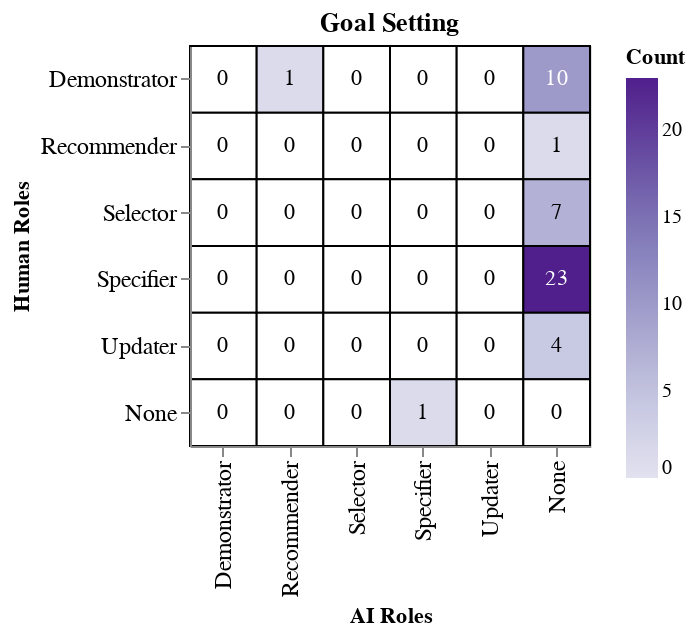
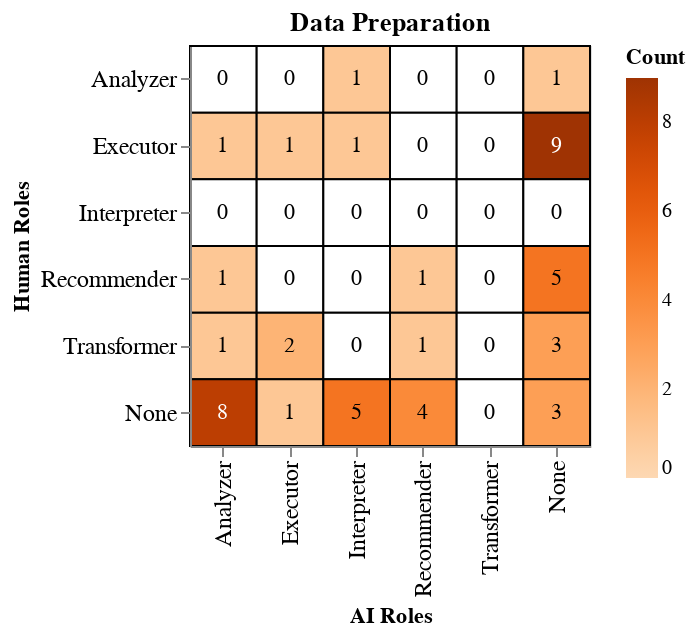
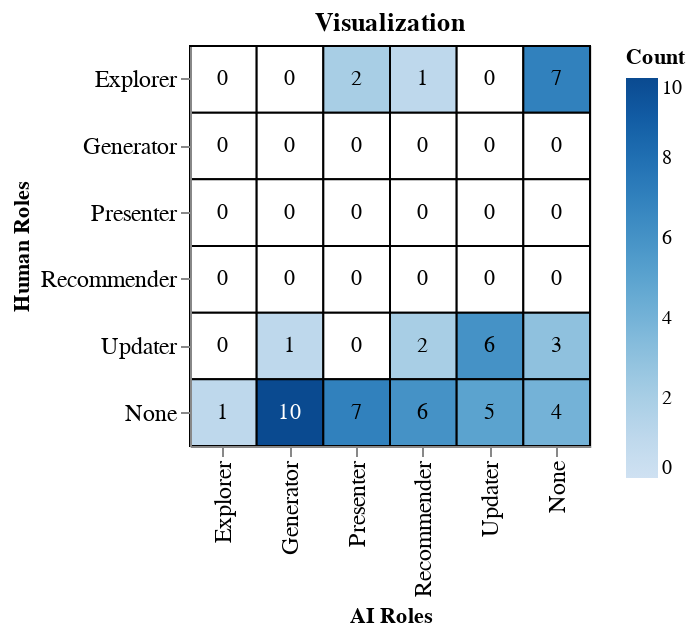
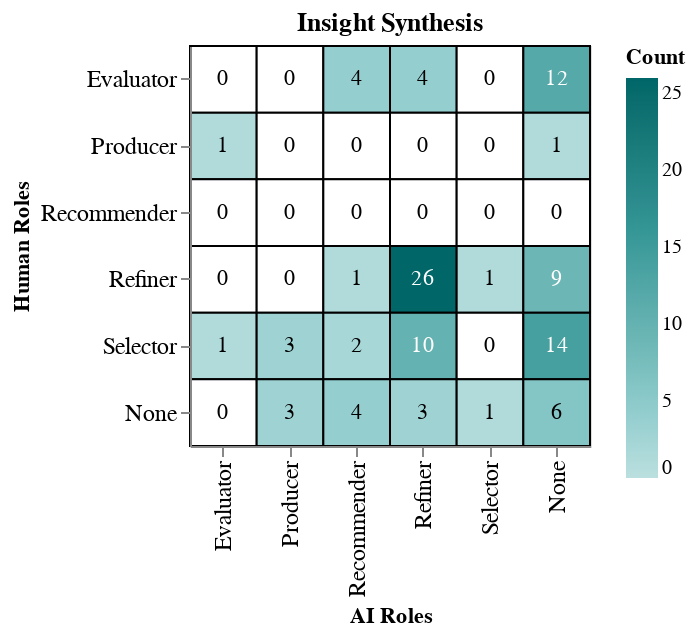

The notebook cell these images were saved under, in order:
### Code cell
# Goal Setting 阶段
mapping_rules_goal = {
    "Specifier": [
        "Set", "Provide", "Specify", "Define", "Identify", "Decide", "Confirm", "Propose", "Submit","Ask", "Request", "Inquire", "Speak", "Write", "Input", "Query", "Issue", "Answer", "Send", "Clarify", "Talk"
    ],
    "Demonstrator": [
        "Demonstrate", "Draft", "Create", "Sketch", "Describe", "Show",
        "Explore", "Discuss", "Manipulate", "Interact", "Perform", "Browse", "Continue", "View"
    ],
    "Selector": [
        "Select", "Sample", "Rank", "Apply", "Insert", "Choose", "Curate"
    ],
    "Recommender": [
        "Recommend", "Suggest", "Ideate", "Steer", "Guide", "Support"
    ],
    "Updater": [
        "Load", "Upload", "Execute", "Run", "Plan", "Transform", "Compile", "Parse", "Slice", 
        "Decompose", "Build", "Sync", "Update", "Revise", "Retrain", "Recompute", "Adapt", 
        "Refine", "Adjust", "Modify", "Edit", "Filter", "Merge", "Split", "Improve", "Learn",
        "Validate", "Correct", "Reorganize"
    ]
}
goal_matrix, goal_chart, detail_goal = build_collab_matrix(nodes_df, "goal setting", 
                                                           mapping_rules_goal, "Goal Setting", "purples")
goal_chart.show()
goal_chart.save("goal_chart.svg")

mapping_rules_dataprep_final = {
    "Interpreter": [
        "Parse", "Slice", "Extract", "Detect", "Compile", "Interpret", "Monitor", "Map", "Retrieve"
    ],
    "Transformer": [
        "Configure", "Apply", "Specify", "Correct", "Edit", "Modify"
    ],
    "Executor": [
        "Run", "Build", "Plan", "Update", "Decompose", "Initialize", "Upload", "Provide"
    ],
    "Analyzer": [
        "Compute", "Infer", "Analyze", "Generate", "Discover", "Classify", "Synthesize",
        "Create", "Sketch", "Rank"
    ],
    "Recommender": [
        "Recommend", "Suggest", "Present", "Approve", "Confirm", "Answer",
        "Clarify", "Show", "Explain", "Verify", "Send", "Refine", "Curate"
    ]
}
# Data Preparation 阶段
dataprep_matrix, data_chart, detail_data = build_collab_matrix(nodes_df, "data preparation", mapping_rules_dataprep_final, "Data Preparation", "oranges")
data_chart.show()
data_chart.save("data_chart.svg")


mapping_rules_vis = {
    "Generator": ["Generate", "Render", "Visualize", "Embed", "Interpolate", "Summarize"],
    "Presenter": ["Show", "Present", "Display", "Respond"],
    "Explorer": ["Explore", "Hover", "Browse", "Inspect", "View", "Perform", "Execute"],
    "Recommender": ["Recommend", "Suggest", "Guide"],
    "Updater": [
        "Update", "Adjust", "Modify", "Configure", "Apply", "Edit", "Insert",
        "Refine", "Remap", "Group", "Confirm", "Infer", "Validate", "Collaborate",
        "Analyze", "Write", "Provide"
    ]
}

vis_matrix, vis_chart, detail_vis = build_collab_matrix(nodes_df, "visualization", mapping_rules_vis, "Visualization", "blues")
vis_chart.show()
vis_chart.save("vis_chart.svg")

mapping_rules_insight = {
    "Producer": [
        "Generate", "Present", "Produce", "Deliver", "Summarize",
        "Export", "Output", "Report", "Text", "Record", "Organize",
        "Construct", "Display"
    ],
    "Evaluator": [
        "Accept", "Reject", "Verify", "Evaluate", "Interpret", "Inspect",
        "Identify", "Review", "Validate", "Decide", "Confirm"
    ],
    "Refiner": [
        "Refine", "Revise", "Adjust", "Modify", "Correct", "Improve",
        "Update", "Reorganize", "Recompute", "Adapt", "Sync", "Paraphrase",
        "Edit", "Change", "Highlight", "Re-rank", "Remove", "Respond"
    ],
    "Recommender": [
        "Recommend", "Suggest", "Infer", "Support", "Explain", "Propose",
        "Guide", "Annotate"
    ],
    "Selector": [
        "Select", "Provide", "Ask", "Give", "Apply", "Choose", "Query",
        "Continue", "Commit", "Save", "Filter", "Curate", "Merge", "Split",
        "Browse", "Integrate"
    ]
}
insight_matrix, insight_chart, detail_insight = build_collab_matrix(nodes_df, "insight synthesis", mapping_rules_insight, "Insight Synthesis","teals")
insight_chart.show()
insight_chart.save("insight_chart.svg")

### Figure 1 — Vega-Lite specification as saved in the notebook (floating-point values rounded to 4 significant figures)
{"config": {"view": {"continuousWidth": 300, "continuousHeight": 300}}, "layer": [{"mark": {"type": "rect", "stroke": "black", "strokeWidth": 1}, "encoding": {"color": {"condition": {"test": "datum.count == 0", "value": "white"}, "field": "count", "legend": {"title": "Count"}, "scale": {"scheme": "purples"}, "type": "quantitative"}, "tooltip": [{"field": "Human Role", "title": "Human", "type": "nominal"}, {"field": "AI Role", "title": "AI", "type": "nominal"}, {"field": "count", "title": "Count", "type": "quantitative"}, {"field": "num_papers", "title": "#Papers", "type": "quantitative"}, {"field": "papers", "title": "Papers", "type": "nominal"}], "x": {"axis": {"labelFontSize": 12, "title": "AI Roles"}, "field": "AI Role", "sort": ["Demonstrator", "Recommender", "Selector", "Specifier", "Updater", "None"], "type": "ordinal"}, "y": {"axis": {"labelFontSize": 12, "title": "Human Roles"}, "field": "Human Role", "sort": ["Demonstrator", "Recommender", "Selector", "Specifier", "Updater", "None"], "type": "ordinal"}}}, {"mark": {"type": "text", "baseline": "middle"}, "encoding": {"color": {"condition": {"test": "datum.count > 7", "value": "white"}, "value": "black"}, "text": {"field": "count", "format": "d", "type": "quantitative"}, "x": {"axis": {"labelFontSize": 12, "title": "AI Roles"}, "field": "AI Role", "sort": ["Demonstrator", "Recommender", "Selector", "Specifier", "Updater", "None"], "type": "ordinal"}, "y": {"axis": {"labelFontSize": 12, "title": "Human Roles"}, "field": "Human Role", "sort": ["Demonstrator", "Recommender", "Selector", "Specifier", "Updater", "None"], "type": "ordinal"}}}], "data": {"name": "data-b338c77f68121bedf8ac8fdf13ec844a"}, "height": 200, "title": "Goal Setting", "width": 200, "$schema": "https://vega.github.io/schema/vega-lite/v5.20.1.json", "datasets": {"data-b338c77f68121bedf8ac8fdf13ec844a": [{"Human Role": "Demonstrator", "AI Role": "Demonstrator", "count": 0, "papers": "", "num_papers": 0}, {"Human Role": "Recommender", "AI Role": "Demonstrator", "count": 0, "papers": "", "num_papers": 0}, {"Human Role": "Selector", "AI Role": "Demonstrator", "count": 0, "papers": "", "num_papers": 0}, {"Human Role": "Specifier", "AI Role": "Demonstrator", "count": 0, "papers": "", "num_papers": 0}, {"Human Role": "Updater", "AI Role": "Demonstrator", "count": 0, "papers": "", "num_papers": 0}, {"Human Role": "None", "AI Role": "Demonstrator", "count": 0, "papers": "", "num_papers": 0}, {"Human Role": "Demonstrator", "AI Role": "Recommender", "count": 1, "papers": "Pluto", "num_papers": 1}, {"Human Role": "Recommender", "AI Role": "Recommender", "count": 0, "papers": "", "num_papers": 0}, {"Human Role": "Selector", "AI Role": "Recommender", "count": 0, "papers": "", "num_papers": 0}, {"Human Role": "Specifier", "AI Role": "Recommender", "count": 0, "papers": "", "num_papers": 0}, {"Human Role": "Updater", "AI Role": "Recommender", "count": 0, "papers": "", "num_papers": 0}, {"Human Role": "None", "AI Role": "Recommender", "count": 0, "papers": "", "num_papers": 0}, {"Human Role": "Demonstrator", "AI Role": "Selector", "count": 0, "papers": "", "num_papers": 0}, {"Human Role": "Recommender", "AI Role": "Selector", "count": 0, "papers": "", "num_papers": 0}, {"Human Role": "Selector", "AI Role": "Selector", "count": 0, "papers": "", "num_papers": 0}, {"Human Role": "Specifier", "AI Role": "Selector", "count": 0, "papers": "", "num_papers": 0}, {"Human Role": "Updater", "AI Role": "Selector", "count": 0, "papers": "", "num_papers": 0}, {"Human Role": "None", "AI Role": "Selector", "count": 0, "papers": "", "num_papers": 0}, {"Human Role": "Demonstrator", "AI Role": "Specifier", "count": 0, "papers": "", "num_papers": 0}, {"Human Role": "Recommender", "AI Role": "Specifier", "count": 0, "papers": "", "num_papers": 0}, {"Human Role": "Selector", "AI Role": "Specifier", "count": 0, "papers": "", "num_papers": 0}, {"Human Role": "Specifier", "AI Role": "Specifier", "count": 0, "papers": "", "num_papers": 0}, {"Human Role": "Updater", "AI Role": "Specifier", "count": 0, "papers": "", "num_papers": 0}, {"Human Role": "None", "AI Role": "Specifier", "count": 1, "papers": "EXMOS: Explanatory Model Steering Through Multifaceted Explanations and Data Configurations", "num_papers": 1}, {"Human Role": "Demonstrator", "AI Role": "Updater", "count": 0, "papers": "", "num_papers": 0}, {"Human Role": "Recommender", "AI Role": "Updater", "count": 0, "papers": "", "num_papers": 0}, {"Human Role": "Selector", "AI Role": "Updater", "count": 0, "papers": "", "num_papers": 0}, {"Human Role": "Specifier", "AI Role": "Updater", "count": 0, "papers": "", "num_papers": 0}, {"Human Role": "Updater", "AI Role": "Updater", "count": 0, "papers": "", "num_papers": 0}, {"Human Role": "None", "AI Role": "Updater", "count": 0, "papers": "", "num_papers": 0}, {"Human Role": "Demonstrator", "AI Role": "None", "count": 10, "papers": "ArticulatePro; ChartSeer; Dango; Diverse Interaction Recommendation; Interweaving Multimodal Interaction; Lumos; Mixed-initiative VA; ONYX; ProactiveVA", "num_papers": 9}, {"Human Role": "Recommender", "AI Role": "None", "count": 1, "papers": "Exploratory Labeling Assistant", "num_papers": 1}, {"Human Role": "Selector", "AI Role": "None", "count": 7, "papers": "DataDive; HiLow (Capacity); LightVA; Podium; SpectrumVA; Voyager 2", "num_papers": 6}, {"Human Role": "Specifier", "AI Role": "None", "count": 23, "papers": "Angler; CrossData; DataTone: Managing Ambiguity in Natural Language Interfaces for Data Visualization; Divisi; FlowSense; Improving Steering & Verification; InsightLens; Interweaving Multimodal Interaction; Jupybara; Linking Text & Visualizations; MEDLEY; PK-clustering; STILE; Scholastic; Snowy; The Data Says Otherwise; Tisane; TopicRefiner; VisCARS; Visualization by Demonstration; VitaLITy; Voyager", "num_papers": 22}, {"Human Role": "Updater", "AI Role": "None", "count": 4, "papers": "Guided EVA (Visail); InsigHTable; MultiVision; RSVP for VPSA", "num_papers": 4}, {"Human Role": "None", "AI Role": "None", "count": 0, "papers": "", "num_papers": 0}]}}

### Figure 2 — Vega-Lite specification as saved in the notebook (floating-point values rounded to 4 significant figures)
{"config": {"view": {"continuousWidth": 300, "continuousHeight": 300}}, "layer": [{"mark": {"type": "rect", "stroke": "black", "strokeWidth": 1}, "encoding": {"color": {"condition": {"test": "datum.count == 0", "value": "white"}, "field": "count", "legend": {"title": "Count"}, "scale": {"scheme": "oranges"}, "type": "quantitative"}, "tooltip": [{"field": "Human Role", "title": "Human", "type": "nominal"}, {"field": "AI Role", "title": "AI", "type": "nominal"}, {"field": "count", "title": "Count", "type": "quantitative"}, {"field": "num_papers", "title": "#Papers", "type": "quantitative"}, {"field": "papers", "title": "Papers", "type": "nominal"}], "x": {"axis": {"labelFontSize": 12, "title": "AI Roles"}, "field": "AI Role", "sort": ["Analyzer", "Executor", "Interpreter", "Recommender", "Transformer", "None"], "type": "ordinal"}, "y": {"axis": {"labelFontSize": 12, "title": "Human Roles"}, "field": "Human Role", "sort": ["Analyzer", "Executor", "Interpreter", "Recommender", "Transformer", "None"], "type": "ordinal"}}}, {"mark": {"type": "text", "baseline": "middle"}, "encoding": {"color": {"condition": {"test": "datum.count > 7", "value": "white"}, "value": "black"}, "text": {"field": "count", "format": "d", "type": "quantitative"}, "x": {"axis": {"labelFontSize": 12, "title": "AI Roles"}, "field": "AI Role", "sort": ["Analyzer", "Executor", "Interpreter", "Recommender", "Transformer", "None"], "type": "ordinal"}, "y": {"axis": {"labelFontSize": 12, "title": "Human Roles"}, "field": "Human Role", "sort": ["Analyzer", "Executor", "Interpreter", "Recommender", "Transformer", "None"], "type": "ordinal"}}}], "data": {"name": "data-1f44429ec67f7e7672b543e92f1cbc42"}, "height": 200, "title": "Data Preparation", "width": 200, "$schema": "https://vega.github.io/schema/vega-lite/v5.20.1.json", "datasets": {"data-1f44429ec67f7e7672b543e92f1cbc42": [{"Human Role": "Analyzer", "AI Role": "Analyzer", "count": 0, "papers": "", "num_papers": 0}, {"Human Role": "Executor", "AI Role": "Analyzer", "count": 1, "papers": "Concept Induction", "num_papers": 1}, {"Human Role": "Interpreter", "AI Role": "Analyzer", "count": 0, "papers": "", "num_papers": 0}, {"Human Role": "Recommender", "AI Role": "Analyzer", "count": 1, "papers": "Dango", "num_papers": 1}, {"Human Role": "Transformer", "AI Role": "Analyzer", "count": 1, "papers": "Improving Steering & Verification", "num_papers": 1}, {"Human Role": "None", "AI Role": "Analyzer", "count": 8, "papers": "DataDive; Divisi; HiLow (Capacity); Interactive Learning for Tweets; Pluto; STILE; VitaLITy; Voyager 2", "num_papers": 8}, {"Human Role": "Analyzer", "AI Role": "Executor", "count": 0, "papers": "", "num_papers": 0}, {"Human Role": "Executor", "AI Role": "Executor", "count": 1, "papers": "Topic Model Optimization (SpecEx)", "num_papers": 1}, {"Human Role": "Interpreter", "AI Role": "Executor", "count": 0, "papers": "", "num_papers": 0}, {"Human Role": "Recommender", "AI Role": "Executor", "count": 0, "papers": "", "num_papers": 0}, {"Human Role": "Transformer", "AI Role": "Executor", "count": 2, "papers": "Improving Steering & Verification; Linking Text & Visualizations", "num_papers": 2}, {"Human Role": "None", "AI Role": "Executor", "count": 1, "papers": "Scholastic", "num_papers": 1}, {"Human Role": "Analyzer", "AI Role": "Interpreter", "count": 1, "papers": "InkSight", "num_papers": 1}, {"Human Role": "Executor", "AI Role": "Interpreter", "count": 1, "papers": "HiTailor", "num_papers": 1}, {"Human Role": "Interpreter", "AI Role": "Interpreter", "count": 0, "papers": "", "num_papers": 0}, {"Human Role": "Recommender", "AI Role": "Interpreter", "count": 0, "papers": "", "num_papers": 0}, {"Human Role": "Transformer", "AI Role": "Interpreter", "count": 0, "papers": "", "num_papers": 0}, {"Human Role": "None", "AI Role": "Interpreter", "count": 5, "papers": "CrossData; Interweaving Multimodal Interaction; Podium; ProactiveVA; TopicRefiner", "num_papers": 5}, {"Human Role": "Analyzer", "AI Role": "Recommender", "count": 0, "papers": "", "num_papers": 0}, {"Human Role": "Executor", "AI Role": "Recommender", "count": 0, "papers": "", "num_papers": 0}, {"Human Role": "Interpreter", "AI Role": "Recommender", "count": 0, "papers": "", "num_papers": 0}, {"Human Role": "Recommender", "AI Role": "Recommender", "count": 1, "papers": "Improving Steering & Verification", "num_papers": 1}, {"Human Role": "Transformer", "AI Role": "Recommender", "count": 1, "papers": "EXMOS: Explanatory Model Steering Through Multifaceted Explanations and Data Configurations", "num_papers": 1}, {"Human Role": "None", "AI Role": "Recommender", "count": 4, "papers": "Diverse Interaction Recommendation; MultiVision; RSVP for VPSA; SpectrumVA", "num_papers": 4}, {"Human Role": "Analyzer", "AI Role": "Transformer", "count": 0, "papers": "", "num_papers": 0}, {"Human Role": "Executor", "AI Role": "Transformer", "count": 0, "papers": "", "num_papers": 0}, {"Human Role": "Interpreter", "AI Role": "Transformer", "count": 0, "papers": "", "num_papers": 0}, {"Human Role": "Recommender", "AI Role": "Transformer", "count": 0, "papers": "", "num_papers": 0}, {"Human Role": "Transformer", "AI Role": "Transformer", "count": 0, "papers": "", "num_papers": 0}, {"Human Role": "None", "AI Role": "Transformer", "count": 0, "papers": "", "num_papers": 0}, {"Human Role": "Analyzer", "AI Role": "None", "count": 1, "papers": "InkSight", "num_papers": 1}, {"Human Role": "Executor", "AI Role": "None", "count": 9, "papers": "CoInsight; ConceptEVA; Erato; Geono-Cluster; GistVis; Managing Messes; Socrates; TimeFork; Tisane", "num_papers": 9}, {"Human Role": "Interpreter", "AI Role": "None", "count": 0, "papers": "", "num_papers": 0}, {"Human Role": "Recommender", "AI Role": "None", "count": 5, "papers": "Angler; EXMOS: Explanatory Model Steering Through Multifaceted Explanations and Data Configurations; FlowSense; LightVA; ONYX", "num_papers": 5}, {"Human Role": "Transformer", "AI Role": "None", "count": 3, "papers": "Exploratory Labeling Assistant; HiTailor; Jupybara", "num_papers": 3}, {"Human Role": "None", "AI Role": "None", "count": 3, "papers": "LEVA; PK-clustering; VisCARS", "num_papers": 3}]}}

### Figure 3 — Vega-Lite specification as saved in the notebook (floating-point values rounded to 4 significant figures)
{"config": {"view": {"continuousWidth": 300, "continuousHeight": 300}}, "layer": [{"mark": {"type": "rect", "stroke": "black", "strokeWidth": 1}, "encoding": {"color": {"condition": {"test": "datum.count == 0", "value": "white"}, "field": "count", "legend": {"title": "Count"}, "scale": {"scheme": "blues"}, "type": "quantitative"}, "tooltip": [{"field": "Human Role", "title": "Human", "type": "nominal"}, {"field": "AI Role", "title": "AI", "type": "nominal"}, {"field": "count", "title": "Count", "type": "quantitative"}, {"field": "num_papers", "title": "#Papers", "type": "quantitative"}, {"field": "papers", "title": "Papers", "type": "nominal"}], "x": {"axis": {"labelFontSize": 12, "title": "AI Roles"}, "field": "AI Role", "sort": ["Explorer", "Generator", "Presenter", "Recommender", "Updater", "None"], "type": "ordinal"}, "y": {"axis": {"labelFontSize": 12, "title": "Human Roles"}, "field": "Human Role", "sort": ["Explorer", "Generator", "Presenter", "Recommender", "Updater", "None"], "type": "ordinal"}}}, {"mark": {"type": "text", "baseline": "middle"}, "encoding": {"color": {"condition": {"test": "datum.count > 7", "value": "white"}, "value": "black"}, "text": {"field": "count", "format": "d", "type": "quantitative"}, "x": {"axis": {"labelFontSize": 12, "title": "AI Roles"}, "field": "AI Role", "sort": ["Explorer", "Generator", "Presenter", "Recommender", "Updater", "None"], "type": "ordinal"}, "y": {"axis": {"labelFontSize": 12, "title": "Human Roles"}, "field": "Human Role", "sort": ["Explorer", "Generator", "Presenter", "Recommender", "Updater", "None"], "type": "ordinal"}}}], "data": {"name": "data-4d591be303d5b690c61032f60fc38b71"}, "height": 200, "title": "Visualization", "width": 200, "$schema": "https://vega.github.io/schema/vega-lite/v5.20.1.json", "datasets": {"data-4d591be303d5b690c61032f60fc38b71": [{"Human Role": "Explorer", "AI Role": "Explorer", "count": 0, "papers": "", "num_papers": 0}, {"Human Role": "Generator", "AI Role": "Explorer", "count": 0, "papers": "", "num_papers": 0}, {"Human Role": "Presenter", "AI Role": "Explorer", "count": 0, "papers": "", "num_papers": 0}, {"Human Role": "Recommender", "AI Role": "Explorer", "count": 0, "papers": "", "num_papers": 0}, {"Human Role": "Updater", "AI Role": "Explorer", "count": 0, "papers": "", "num_papers": 0}, {"Human Role": "None", "AI Role": "Explorer", "count": 1, "papers": "Scholastic", "num_papers": 1}, {"Human Role": "Explorer", "AI Role": "Generator", "count": 0, "papers": "", "num_papers": 0}, {"Human Role": "Generator", "AI Role": "Generator", "count": 0, "papers": "", "num_papers": 0}, {"Human Role": "Presenter", "AI Role": "Generator", "count": 0, "papers": "", "num_papers": 0}, {"Human Role": "Recommender", "AI Role": "Generator", "count": 0, "papers": "", "num_papers": 0}, {"Human Role": "Updater", "AI Role": "Generator", "count": 1, "papers": "HiTailor", "num_papers": 1}, {"Human Role": "None", "AI Role": "Generator", "count": 10, "papers": "Angler; ChartSeer; Concept Induction; ConceptEVA; Erato; Jupybara; LightVA; RSVP for VPSA; Socrates; Voyager 2", "num_papers": 10}, {"Human Role": "Explorer", "AI Role": "Presenter", "count": 2, "papers": "DimLift; GistVis", "num_papers": 2}, {"Human Role": "Generator", "AI Role": "Presenter", "count": 0, "papers": "", "num_papers": 0}, {"Human Role": "Presenter", "AI Role": "Presenter", "count": 0, "papers": "", "num_papers": 0}, {"Human Role": "Recommender", "AI Role": "Presenter", "count": 0, "papers": "", "num_papers": 0}, {"Human Role": "Updater", "AI Role": "Presenter", "count": 0, "papers": "", "num_papers": 0}, {"Human Role": "None", "AI Role": "Presenter", "count": 7, "papers": "ArticulatePro; Divisi; PK-clustering; Semantic Concept Spaces; Snowy; The Data Says Otherwise; Topic Model Optimization (SpecEx)", "num_papers": 7}, {"Human Role": "Explorer", "AI Role": "Recommender", "count": 1, "papers": "Voyager", "num_papers": 1}, {"Human Role": "Generator", "AI Role": "Recommender", "count": 0, "papers": "", "num_papers": 0}, {"Human Role": "Presenter", "AI Role": "Recommender", "count": 0, "papers": "", "num_papers": 0}, {"Human Role": "Recommender", "AI Role": "Recommender", "count": 0, "papers": "", "num_papers": 0}, {"Human Role": "Updater", "AI Role": "Recommender", "count": 2, "papers": "Pluto; TopicRefiner", "num_papers": 2}, {"Human Role": "None", "AI Role": "Recommender", "count": 6, "papers": "ChartSeer; Co-Adaptive Topic Refinement; Geono-Cluster; HiTailor; Visualization by Demonstration; VitaLITy", "num_papers": 6}, {"Human Role": "Explorer", "AI Role": "Updater", "count": 0, "papers": "", "num_papers": 0}, {"Human Role": "Generator", "AI Role": "Updater", "count": 0, "papers": "", "num_papers": 0}, {"Human Role": "Presenter", "AI Role": "Updater", "count": 0, "papers": "", "num_papers": 0}, {"Human Role": "Recommender", "AI Role": "Updater", "count": 0, "papers": "", "num_papers": 0}, {"Human Role": "Updater", "AI Role": "Updater", "count": 6, "papers": "CrossData; Linking Text & Visualizations; MEDLEY; MultiVision; SpectrumVA; TopicRefiner", "num_papers": 6}, {"Human Role": "None", "AI Role": "Updater", "count": 5, "papers": "ChartInsighter; EXMOS: Explanatory Model Steering Through Multifaceted Explanations and Data Configurations; Integrated Dual Analysis; Interweaving Multimodal Interaction; VisualWikiCurator", "num_papers": 5}, {"Human Role": "Explorer", "AI Role": "None", "count": 7, "papers": "Diverse Interaction Recommendation; Guided EVA (Visail); HiLow (Capacity); Integrated Dual Analysis; LEVA; STILE", "num_papers": 6}, {"Human Role": "Generator", "AI Role": "None", "count": 0, "papers": "", "num_papers": 0}, {"Human Role": "Presenter", "AI Role": "None", "count": 0, "papers": "", "num_papers": 0}, {"Human Role": "Recommender", "AI Role": "None", "count": 0, "papers": "", "num_papers": 0}, {"Human Role": "Updater", "AI Role": "None", "count": 3, "papers": "MultiVision; ONYX; VisCARS", "num_papers": 3}, {"Human Role": "None", "AI Role": "None", "count": 4, "papers": "DataDive; Exploratory Labeling Assistant; HiTailor; TimeFork", "num_papers": 4}]}}

### Figure 4 — Vega-Lite specification as saved in the notebook (floating-point values rounded to 4 significant figures)
{"config": {"view": {"continuousWidth": 300, "continuousHeight": 300}}, "layer": [{"mark": {"type": "rect", "stroke": "black", "strokeWidth": 1}, "encoding": {"color": {"condition": {"test": "datum.count == 0", "value": "white"}, "field": "count", "legend": {"title": "Count"}, "scale": {"scheme": "teals"}, "type": "quantitative"}, "tooltip": [{"field": "Human Role", "title": "Human", "type": "nominal"}, {"field": "AI Role", "title": "AI", "type": "nominal"}, {"field": "count", "title": "Count", "type": "quantitative"}, {"field": "num_papers", "title": "#Papers", "type": "quantitative"}, {"field": "papers", "title": "Papers", "type": "nominal"}], "x": {"axis": {"labelFontSize": 12, "title": "AI Roles"}, "field": "AI Role", "sort": ["Evaluator", "Producer", "Recommender", "Refiner", "Selector", "None"], "type": "ordinal"}, "y": {"axis": {"labelFontSize": 12, "title": "Human Roles"}, "field": "Human Role", "sort": ["Evaluator", "Producer", "Recommender", "Refiner", "Selector", "None"], "type": "ordinal"}}}, {"mark": {"type": "text", "baseline": "middle"}, "encoding": {"color": {"condition": {"test": "datum.count > 7", "value": "white"}, "value": "black"}, "text": {"field": "count", "format": "d", "type": "quantitative"}, "x": {"axis": {"labelFontSize": 12, "title": "AI Roles"}, "field": "AI Role", "sort": ["Evaluator", "Producer", "Recommender", "Refiner", "Selector", "None"], "type": "ordinal"}, "y": {"axis": {"labelFontSize": 12, "title": "Human Roles"}, "field": "Human Role", "sort": ["Evaluator", "Producer", "Recommender", "Refiner", "Selector", "None"], "type": "ordinal"}}}], "data": {"name": "data-4ad9f4185d7059c026ba9efaefe89f4d"}, "height": 200, "title": "Insight Synthesis", "width": 200, "$schema": "https://vega.github.io/schema/vega-lite/v5.20.1.json", "datasets": {"data-4ad9f4185d7059c026ba9efaefe89f4d": [{"Human Role": "Evaluator", "AI Role": "Evaluator", "count": 0, "papers": "", "num_papers": 0}, {"Human Role": "Producer", "AI Role": "Evaluator", "count": 1, "papers": "VisualWikiCurator", "num_papers": 1}, {"Human Role": "Recommender", "AI Role": "Evaluator", "count": 0, "papers": "", "num_papers": 0}, {"Human Role": "Refiner", "AI Role": "Evaluator", "count": 0, "papers": "", "num_papers": 0}, {"Human Role": "Selector", "AI Role": "Evaluator", "count": 1, "papers": "Topic Model Optimization (SpecEx)", "num_papers": 1}, {"Human Role": "None", "AI Role": "Evaluator", "count": 0, "papers": "", "num_papers": 0}, {"Human Role": "Evaluator", "AI Role": "Producer", "count": 0, "papers": "", "num_papers": 0}, {"Human Role": "Producer", "AI Role": "Producer", "count": 0, "papers": "", "num_papers": 0}, {"Human Role": "Recommender", "AI Role": "Producer", "count": 0, "papers": "", "num_papers": 0}, {"Human Role": "Refiner", "AI Role": "Producer", "count": 0, "papers": "", "num_papers": 0}, {"Human Role": "Selector", "AI Role": "Producer", "count": 3, "papers": "Angler; InsightLens; VitaLITy", "num_papers": 3}, {"Human Role": "None", "AI Role": "Producer", "count": 3, "papers": "DimLift; Geono-Cluster; Voyager", "num_papers": 3}, {"Human Role": "Evaluator", "AI Role": "Recommender", "count": 4, "papers": "Angler; Exploratory Labeling Assistant; PK-clustering; SpectrumVA", "num_papers": 4}, {"Human Role": "Producer", "AI Role": "Recommender", "count": 0, "papers": "", "num_papers": 0}, {"Human Role": "Recommender", "AI Role": "Recommender", "count": 0, "papers": "", "num_papers": 0}, {"Human Role": "Refiner", "AI Role": "Recommender", "count": 1, "papers": "Pluto", "num_papers": 1}, {"Human Role": "Selector", "AI Role": "Recommender", "count": 2, "papers": "Managing Messes; Snowy", "num_papers": 2}, {"Human Role": "None", "AI Role": "Recommender", "count": 4, "papers": "CoInsight; DimLift; Semantic Concept Spaces; VisCARS", "num_papers": 4}, {"Human Role": "Evaluator", "AI Role": "Refiner", "count": 4, "papers": "Angler; ChartInsighter; InsigHTable; Topic Model Optimization (SpecEx)", "num_papers": 4}, {"Human Role": "Producer", "AI Role": "Refiner", "count": 0, "papers": "", "num_papers": 0}, {"Human Role": "Recommender", "AI Role": "Refiner", "count": 0, "papers": "", "num_papers": 0}, {"Human Role": "Refiner", "AI Role": "Refiner", "count": 26, "papers": "CoInsight; Concept Induction; ConceptEVA; CrossData; Dango; DataTone: Managing Ambiguity in Natural Language Interfaces for Data Visualization; DimLift; Divisi; Erato; FlowSense; Geono-Cluster; Guided EVA (Visail); HiLow (Capacity); HiTailor; InkSight; LEVA; Managing Messes; Podium; RSVP for VPSA; STILE; Semantic Concept Spaces; The Data Says Otherwise; Towards Visual Explainable Active Learning for Zero-Shot Classification; Visualization by Demonstration; Voyager 2", "num_papers": 25}, {"Human Role": "Selector", "AI Role": "Refiner", "count": 10, "papers": "Co-Adaptive Topic Refinement; ConceptEVA; Geono-Cluster; Jupybara; Pluto; Snowy; Socrates; TimeFork; TopicRefiner", "num_papers": 9}, {"Human Role": "None", "AI Role": "Refiner", "count": 3, "papers": "Diverse Interaction Recommendation; Geono-Cluster; ONYX", "num_papers": 3}, {"Human Role": "Evaluator", "AI Role": "Selector", "count": 0, "papers": "", "num_papers": 0}, {"Human Role": "Producer", "AI Role": "Selector", "count": 0, "papers": "", "num_papers": 0}, {"Human Role": "Recommender", "AI Role": "Selector", "count": 0, "papers": "", "num_papers": 0}, {"Human Role": "Refiner", "AI Role": "Selector", "count": 1, "papers": "Mixed-initiative VA", "num_papers": 1}, {"Human Role": "Selector", "AI Role": "Selector", "count": 0, "papers": "", "num_papers": 0}, {"Human Role": "None", "AI Role": "Selector", "count": 1, "papers": "MultiVision", "num_papers": 1}, {"Human Role": "Evaluator", "AI Role": "None", "count": 12, "papers": "ArticulatePro; Dango; Improving Steering & Verification; InsigHTable; Interactive Learning for Tweets; Jupybara; LightVA; PK-clustering; Podium; ProactiveVA; Scholastic; Voyager 2", "num_papers": 12}, {"Human Role": "Producer", "AI Role": "None", "count": 1, "papers": "Interweaving Multimodal Interaction", "num_papers": 1}, {"Human Role": "Recommender", "AI Role": "None", "count": 0, "papers": "", "num_papers": 0}, {"Human Role": "Refiner", "AI Role": "None", "count": 9, "papers": "Co-Adaptive Topic Refinement; DataTone: Managing Ambiguity in Natural Language Interfaces for Data Visualization; Divisi; Linking Text & Visualizations; Lumos; Scholastic; Semantic Concept Spaces; TimeFork; VisualWikiCurator", "num_papers": 9}, {"Human Role": "Selector", "AI Role": "None", "count": 14, "papers": "Co-Adaptive Topic Refinement; Concept Induction; CrossData; DimLift; Divisi; Guided EVA (Visail); Integrated Dual Analysis; MEDLEY; Mixed-initiative VA; ProactiveVA; TopicRefiner; VisualWikiCurator; Visualization by Demonstration; VitaLITy", "num_papers": 14}, {"Human Role": "None", "AI Role": "None", "count": 6, "papers": "EXMOS: Explanatory Model Steering Through Multifaceted Explanations and Data Configurations; Integrated Dual Analysis; Interactive Learning for Tweets; LEVA; Lumos; Podium", "num_papers": 6}]}}
